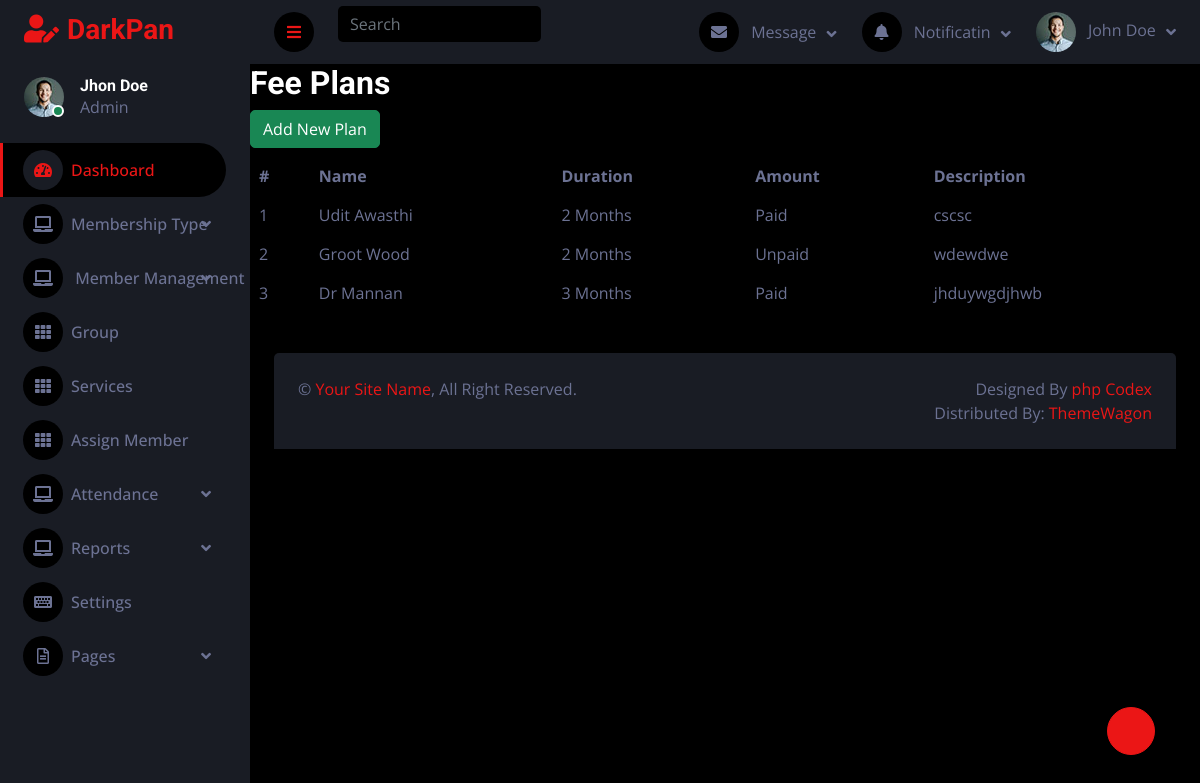
The page /view-fee.php (signed in) on the database its author committed.
### tables this page shows
CREATE TABLE IF NOT EXISTS `fee_plans` (
  `id` int NOT NULL AUTO_INCREMENT,
  `full_name` varchar(100) DEFAULT NULL,
  `duration_months` int DEFAULT NULL,
  `amount` decimal(10,0) DEFAULT NULL,
  `description` text,
  `created_at` timestamp NULL DEFAULT NULL,
  `member_id` int DEFAULT NULL,
  PRIMARY KEY (`id`)
);

CREATE TABLE IF NOT EXISTS `member` (
  `id` int NOT NULL AUTO_INCREMENT,
  `photo` varchar(250) DEFAULT NULL,
  `f_name` varchar(250) DEFAULT NULL,
  `l_name` varchar(250) DEFAULT NULL,
  `gender` varchar(250) DEFAULT NULL,
  `date` date NOT NULL,
  `m_group` varchar(250) DEFAULT NULL,
  `address` varchar(250) DEFAULT NULL,
  `city` varchar(250) DEFAULT NULL,
  `state` varchar(250) DEFAULT NULL,
  `phone` varchar(250) DEFAULT NULL,
  `email` varchar(250) DEFAULT NULL,
  `weight` varchar(250) DEFAULT NULL,
  `height` varchar(250) DEFAULT NULL,
  `chest` varchar(250) DEFAULT NULL,
  `waist` varchar(250) DEFAULT NULL,
  `thigh` varchar(250) DEFAULT NULL,
  `arms` varchar(250) DEFAULT NULL,
  `fat` varchar(250) DEFAULT NULL,
  `s_member` varchar(250) DEFAULT NULL,
  `m_ship` varchar(250) DEFAULT NULL,
  `date1` date NOT NULL,
  `date2` date DEFAULT NULL,
  `attendance` int DEFAULT NULL,
  PRIMARY KEY (`id`)
);

### view-fee.php (the view)
<?php include "common/header.php"; ?>
<h2>Fee Plans</h2>
<a href="add-fee.php" class="btn btn-success mb-2">Add New Plan</a>
<table class="table table-bordered">
  <thead>
    <tr>
      <th>#</th>
      <th>Name</th>
      <th>Duration</th>
      <th>Amount</th>
      <th>Description</th>
    </tr>
  </thead>
  <tbody>
    <?php
    $sql = mysqli_query($conn, "
      SELECT f.*, m.f_name, m.l_name
      FROM fee_plans f
      JOIN member m ON f.member_id = m.id
    ");
    $i = 1;
    while ($row = mysqli_fetch_assoc($sql)) {
      $amount = ($row['amount'] == 1) ? 'Paid' : 'Unpaid';
      $full_name = $row['f_name'] . ' ' . $row['l_name'];
      echo "<tr>
              <td>{$i}</td>
              <td>{$full_name}</td>
              <td>{$row['duration_months']} Months</td>
              <td>{$amount}</td>
              <td>{$row['description']}</td>
            </tr>";
      $i++;
    }
    ?>
  </tbody>
</table>
<?php include "common/footer.php"; ?>

### css/style.css (style rules this page uses)
.btn { transition: .5s; }

### rows shown on the page
fee_plans: member.l_name "Udit Awasthi", duration_months "2", amount "Paid", description "cscsc"
fee_plans: member.l_name "Groot Wood", duration_months "2", amount "Unpaid", description "wdewdwe"
fee_plans: member.l_name "Dr Mannan", duration_months "3", amount "Paid", description "jhduywgdjhwb"
